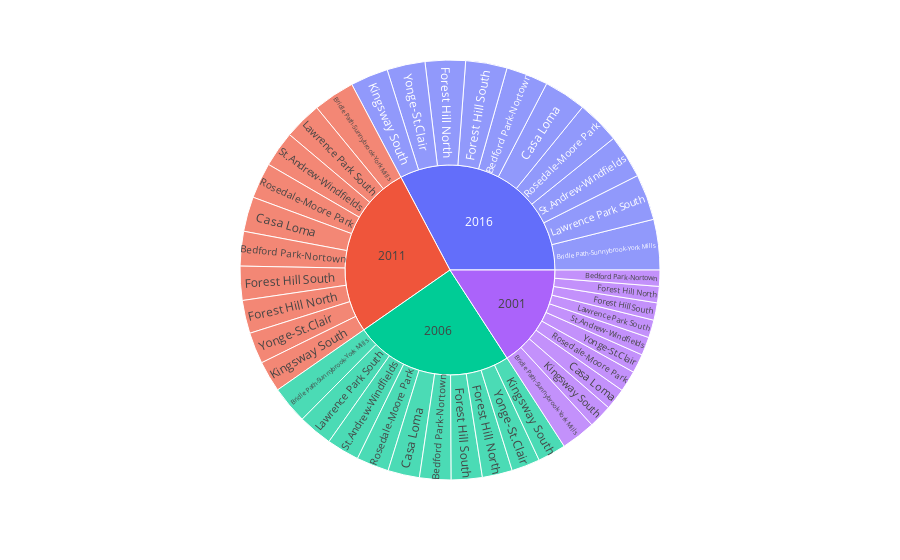

The notebook cell this image was saved under:
### Code cell
most_expensive = to_data.reset_index().sort_values(["year","average_house_value"], ascending=False).groupby("year").head(10)
most_expensive.head()


def sunburts_cost_analysis(data,path,values):
    """Sunburst chart to conduct a costs analysis of most expensive neighbourhoods in Toronto per year."""
    fig = px.sunburst(data, path=['year', 'neighbourhood'], values='shelter_costs_owned')
    return fig

sunburts_cost_analysis(data =most_expensive, path=['year', 'neighbourhood'], values='shelter_costs_owned')

### Figure 1 — Plotly figure (JSON) as saved in the notebook; plotly's stock layout.template omitted (floating-point values rounded to 4 significant figures)
{"data": [{"branchvalues": "total", "domain": {"x": [0, 1], "y": [0, 1]}, "hovertemplate": "labels=%{label}<br>shelter_costs_owned=%{value}<br>parent=%{parent}<br>id=%{id}<extra></extra>", "ids": ["2001/Bedford Park-Nortown", "2006/Bedford Park-Nortown", "2011/Bedford Park-Nortown", "2016/Bedford Park-Nortown", "2001/Bridle Path-Sunnybrook-York Mills", "2006/Bridle Path-Sunnybrook-York Mills", "2011/Bridle Path-Sunnybrook-York Mills", "2016/Bridle Path-Sunnybrook-York Mills", "2001/Casa Loma", "2006/Casa Loma", "2011/Casa Loma", "2016/Casa Loma", "2001/Forest Hill North", "2006/Forest Hill North", "2011/Forest Hill North", "2016/Forest Hill North", "2001/Forest Hill South", "2006/Forest Hill South", "2011/Forest Hill South", "2016/Forest Hill South", "2001/Kingsway South", "2006/Kingsway South", "2011/Kingsway South", "2016/Kingsway South", "2001/Lawrence Park South", "2006/Lawrence Park South", "2011/Lawrence Park South", "2016/Lawrence Park South", "2001/Rosedale-Moore Park", "2006/Rosedale-Moore Park", "2011/Rosedale-Moore Park", "2016/Rosedale-Moore Park", "2001/St.Andrew-Windfields", "2006/St.Andrew-Windfields", "2011/St.Andrew-Windfields", "2016/St.Andrew-Windfields", "2001/Yonge-St.Clair", "2006/Yonge-St.Clair", "2011/Yonge-St.Clair", "2016/Yonge-St.Clair", "2001", "2006", "2011", "2016"], "labels": ["Bedford Park-Nortown", "Bedford Park-Nortown", "Bedford Park-Nortown", "Bedford Park-Nortown", "Bridle Path-Sunnybrook-York Mills", "Bridle Path-Sunnybrook-York Mills", "Bridle Path-Sunnybrook-York Mills", "Bridle Path-Sunnybrook-York Mills", "Casa Loma", "Casa Loma", "Casa Loma", "Casa Loma", "Forest Hill North", "Forest Hill North", "Forest Hill North", "Forest Hill North", "Forest Hill South", "Forest Hill South", "Forest Hill South", "Forest Hill South", "Kingsway South", "Kingsway South", "Kingsway South", "Kingsway South", "Lawrence Park South", "Lawrence Park South", "Lawrence Park South", "Lawrence Park South", "Rosedale-Moore Park", "Rosedale-Moore Park", "Rosedale-Moore Park", "Rosedale-Moore Park", "St.Andrew-Windfields", "St.Andrew-Windfields", "St.Andrew-Windfields", "St.Andrew-Windfields", "Yonge-St.Clair", "Yonge-St.Clair", "Yonge-St.Clair", "Yonge-St.Clair", "2001", "2006", "2011", "2016"], "name": "", "parents": ["2001", "2006", "2011", "2016", "2001", "2006", "2011", "2016", "2001", "2006", "2011", "2016", "2001", "2006", "2011", "2016", "2001", "2006", "2011", "2016", "2001", "2006", "2011", "2016", "2001", "2006", "2011", "2016", "2001", "2006", "2011", "2016", "2001", "2006", "2011", "2016", "2001", "2006", "2011", "2016", "", "", "", ""], "type": "sunburst", "values": [933, 1808, 1988, 2418, 1983, 2170, 2387, 2903, 1241, 1819, 2001, 2434, 940, 1731, 1904, 2316, 1001, 1781, 1959, 2383, 1362, 1625, 1787, 2173, 1021, 1977, 2174, 2644, 1219, 1868, 2054, 2498, 1055, 1881, 2069, 2516, 1091, 1638, 1802, 2192, 11846, 18298, 20125, 24477]}], "layout": {"autosize": true, "legend": {"tracegroupgap": 0}, "margin": {"t": 60}}}
